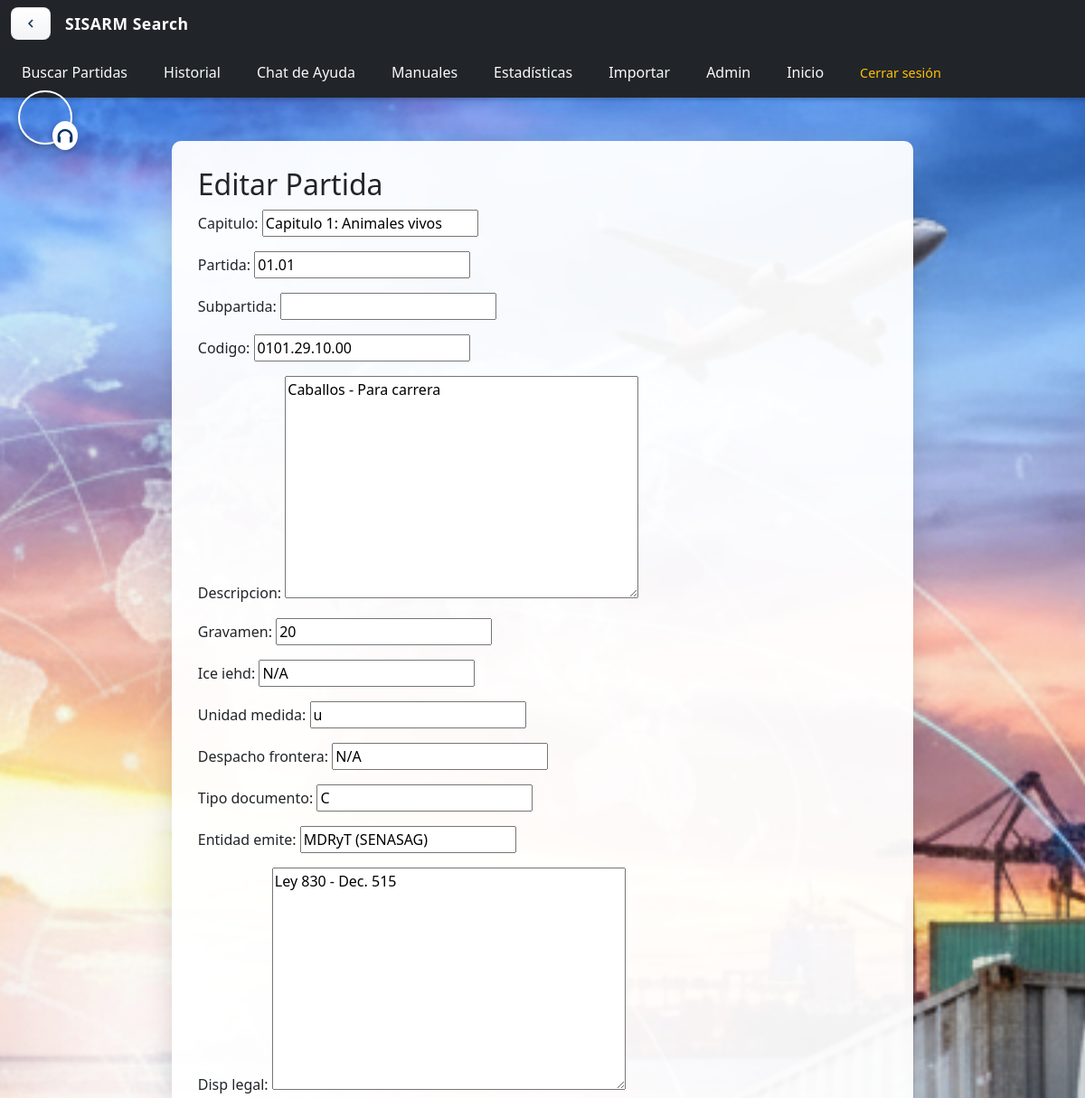
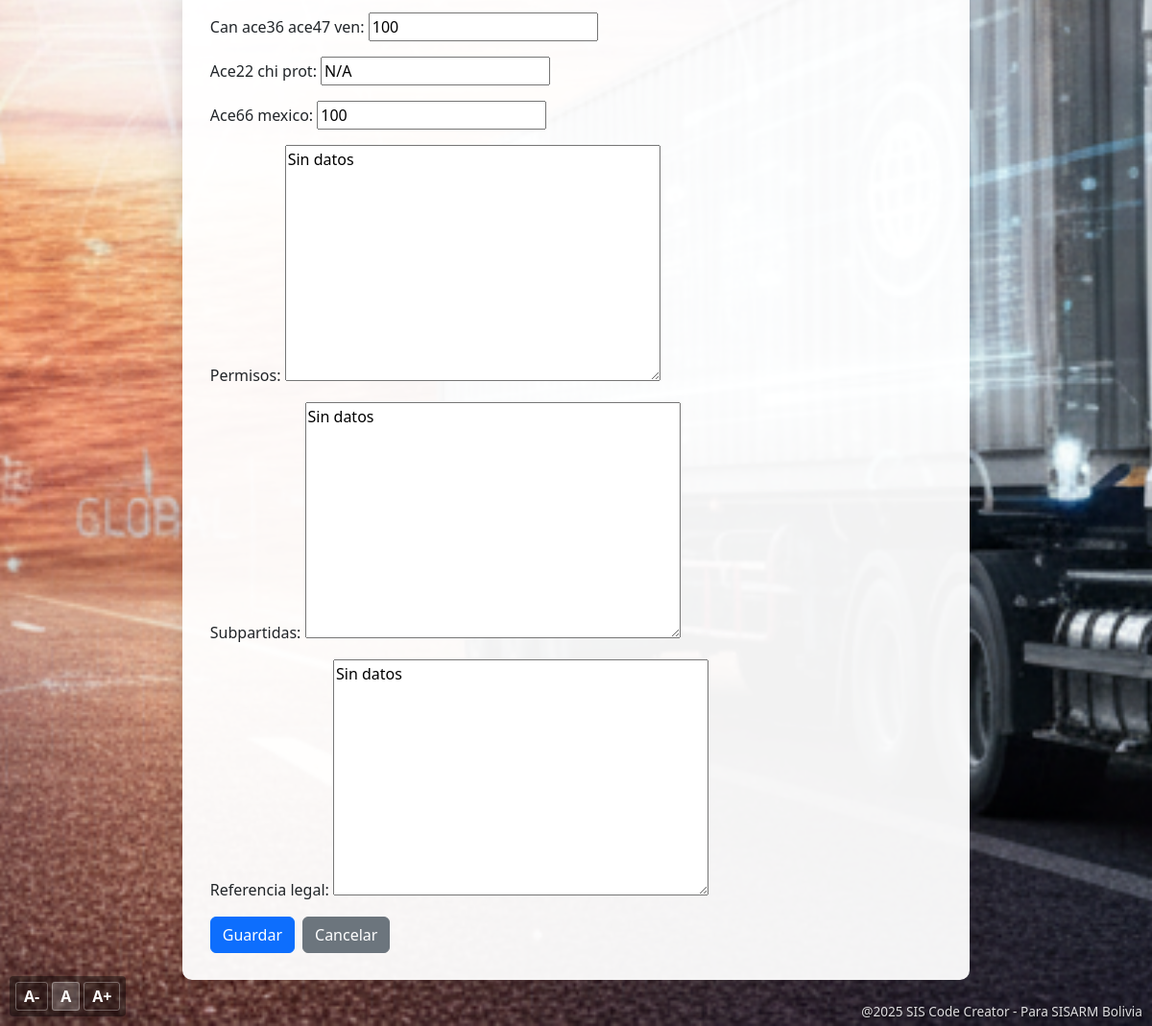
/administrador/partidas/2071/editar/ (signed in), run on the app's committed database (2 pictures, top to bottom).
### partidas/models.py (models this page shows, shortened)
class PartidaArancelaria(models.Model):
    capitulo = models.CharField(max_length=200, default="Sin datos")
    partida = models.CharField(max_length=10, default="Sin datos")
    subpartida = models.CharField(max_length=10, default="Sin datos")
    codigo = models.CharField(max_length=50, default="Sin datos")
    descripcion = models.TextField(default="Sin datos")
    gravamen = models.CharField(max_length=50, default="Sin datos")
    ice_iehd = models.CharField(max_length=50, default="Sin datos")
    unidad_medida = models.CharField(max_length=50, default="Sin datos")
    despacho_frontera = models.CharField(max_length=50, default="Sin datos")
    tipo_documento = models.CharField(max_length=50, default="Sin datos")
    entidad_emite = models.CharField(max_length=100, default="Sin datos")
    disp_legal = models.TextField(default="Sin datos")
    can_ace36_ace47_ven = models.CharField(max_length=50, default="Sin datos")
    ace22_chi_prot = models.CharField(max_length=50, default="Sin datos")
    ace66_mexico = models.CharField(max_length=50, default="Sin datos")
    permisos = models.TextField(default="Sin datos")
    subpartidas = models.TextField(default="Sin datos")
    referencia_legal = models.TextField(default="Sin datos")
    updated_at = models.DateTimeField(auto_now=True, null=True, blank=True)

### partidas/decorators.py (the view)
        def _wrapped_view(request, *args, **kwargs):
            if not request.user.is_authenticated:
                from django.urls import reverse
                return redirect(reverse('login'))
            if request.user.is_superuser:
                return view_func(request, *args, **kwargs)
            if request.user.rol and request.user.rol.nombre == nombre_rol:
                return view_func(request, *args, **kwargs)
            raise PermissionDenied

### partidas/forms.py
class PartidaForm(forms.ModelForm):
    class Meta:
        model = PartidaArancelaria
        fields = '__all__'

### partidas/context_processors.py (called while the page is built, shortened)
def license_info(request):
    ctx = {
        'licencia_dias_restantes': None,
        'licencia_estado': None,
        'licencia_fecha_fin': None,
    }
    try:
        if request.user.is_authenticated:
            from .models import LicenciaTemporal
            licencia = LicenciaTemporal.objects.filter(usuario=request.user, estado=True).order_by('-fecha_fin').first()
    except Exception:
        pass
    return ctx

### partidas/views.py (called while the page is built)
@rol_requerido('Administrador')
def editar_partida(request, partida_id):
    partida = get_object_or_404(PartidaArancelaria, pk=partida_id)
    if request.method == 'POST':
        form = PartidaForm(request.POST, instance=partida)
        if form.is_valid():
            part = form.save()
            try:
                HistoriaActividad.objects.create(usuario=request.user, accion=f"admin: editar partida {part.codigo} (id={part.pk})")
            except Exception:
                pass
            messages.success(request, 'Partida actualizada correctamente.')
            return redirect('panel_partidas')
    else:
        form = PartidaForm(instance=partida)
    return render(request, 'partidas/partida_form.html', {'form': form, 'titulo': 'Editar Partida'})

### partidas/templates/partidas/partida_form.html (shortened to what this page needs)
{% extends 'partidas/base.html' %}
{% load static %}
{% block body_class %}detalle-bg{% endblock %}
{% block content %}
<div class="form-panel">
    <h2>{{ titulo }}</h2>
    <form method="post">
        {{ form.as_p }}
        <div class="d-flex gap-2">
            <button class="btn btn-primary" type="submit">Guardar</button>
            <a class="btn btn-secondary" href="{% url 'panel_partidas' %}">Cancelar</a>
        </div>
    </form>
</div>
{% endblock %}

### data on the page
PartidaArancelaria: capitulo "Capitulo 1: Animales vivos", partida "01.01", codigo "0101.29.10.00", descripcion "Caballos - Para carrera", gravamen "20", ice_iehd "N/A", unidad_medida "u", despacho_frontera "N/A", tipo_documento "C", entidad_emite "MDRyT (SENASAG)", disp_legal "Ley 830 - Dec. 515", can_ace36_ace47_ven "100", ace22_chi_prot "N/A", ace66_mexico "100", permisos "Sin datos", subpartidas "Sin datos", referencia_legal "Sin datos"

### other printed values
{{ titulo }} "Editar Partida"
